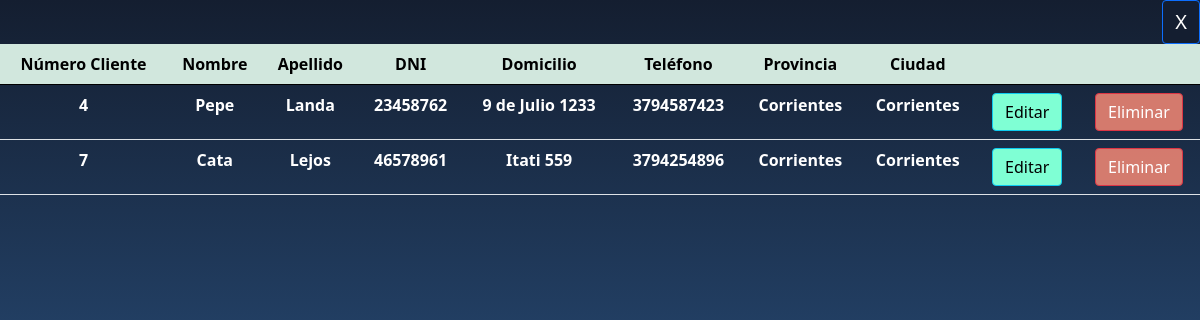
/consulta.php, run on the app's committed database.
### tables this page shows
CREATE TABLE IF NOT EXISTS `clientes` (
  `id_cliente` int(11) NOT NULL AUTO_INCREMENT,
  `nombre` varchar(20) NOT NULL,
  `apellido` varchar(20) NOT NULL,
  `dni` int(10) NOT NULL,
  `domicilio` varchar(40) NOT NULL,
  `telefono` bigint(10) NOT NULL,
  `provincia` varchar(40) NOT NULL,
  `ciudad` varchar(40) NOT NULL,
  PRIMARY KEY (`id_cliente`)
);

### consulta.php (the view, shortened to what this page needs)
<?php
include 'conexion.php';
$clientes = "SELECT * FROM clientes";
$resultado = mysqli_query ($conexion, $clientes);
?>
<!DOCTYPE html>
<html lang="es">
<head>
    <link rel="stylesheet" href="style.css" />
    <link
      href="https://cdn.jsdelivr.net/npm/bootstrap@5.1.0/dist/css/bootstrap.min.css"
      rel="stylesheet"
    />
</head>
<body>
    <button onclick = "location.href='inicio.php'" type="submit" id="cerrarFormulario" class="btn btn-primary">
        X
    </button>
    <main>
        <section>
            <div class = " col-m-12">
                <table class = "table">
                    <thead class = "table-success table-striped">
                        <tr>
                            <th>Número Cliente</th>
                            <th>Nombre</th>
                            <th>Apellido</th>
                            <th>DNI</th>
                            <th>Domicilio</th>
                            <th>Teléfono</th>
                            <th>Provincia</th>
                            <th>Ciudad</th>
                            <th></th>
                            <th></th>
                        </tr>
                    </thead>
                    <tbody id = cuerpoTabla>
                        <?php
                            while ($row = mysqli_fetch_array ($resultado)){
                        ?>
                            <tr>
                                <th><?php echo $row ["id_cliente"];?></th>
                                <th><?php echo $row ['nombre']; ?></th>
                                <th><?php echo $row ['apellido']; ?></th>
                                <th><?php echo $row ['dni']; ?></th>
                                <th><?php echo $row ['domicilio']; ?></th>
                                <th><?php echo $row ['telefono']; ?></th>
                                <th><?php echo $row ['provincia']; ?></th>
                                <th><?php echo $row ['ciudad']; ?></th>
                                <th><a href="actualizar.php?id=<?php echo $row['id_cliente'];?>" class = "btn btn-info" id = "botonEditar">Editar</a></th>
                                <th><a href="delete.php?id=<?php echo $row['id_cliente'];?>" class = "btn btn-danger" id = "botonEliminar">Eliminar</a></th>
                            </tr>
                                <?php
                                    }
                                ?>
                    </tbody>
                </table>
            </div>
        </section>
    </main>
</body>
</html>

### style.css (style rules this page uses)
* { margin: 0; box-sizing: border-box; }
html { height: 100%; }
body { align-content: center; background: linear-gradient(#141e30, #366ead); color: white; font-family: sans-serif; margin: 0; padding: 0; text-align: center; }
main { text-align: center; }
#cerrarFormulario { background: #141e30; float: right; font-size: 20px; }
#cuerpoTabla { color: white; }
#botonEditar { background:aquamarine; }
#botonEliminar { background: rgba(238, 134, 115, 0.877); }

### data on the page
clientes: id_cliente "4", nombre "Pepe", apellido "Landa", dni "23458762", domicilio "9 de Julio 1233", telefono "3794587423", provincia "Corrientes", ciudad "Corrientes"
clientes: id_cliente "7", nombre "Cata", apellido "Lejos", dni "46578961", domicilio "Itati 559", telefono "3794254896", provincia "Corrientes", ciudad "Corrientes"
